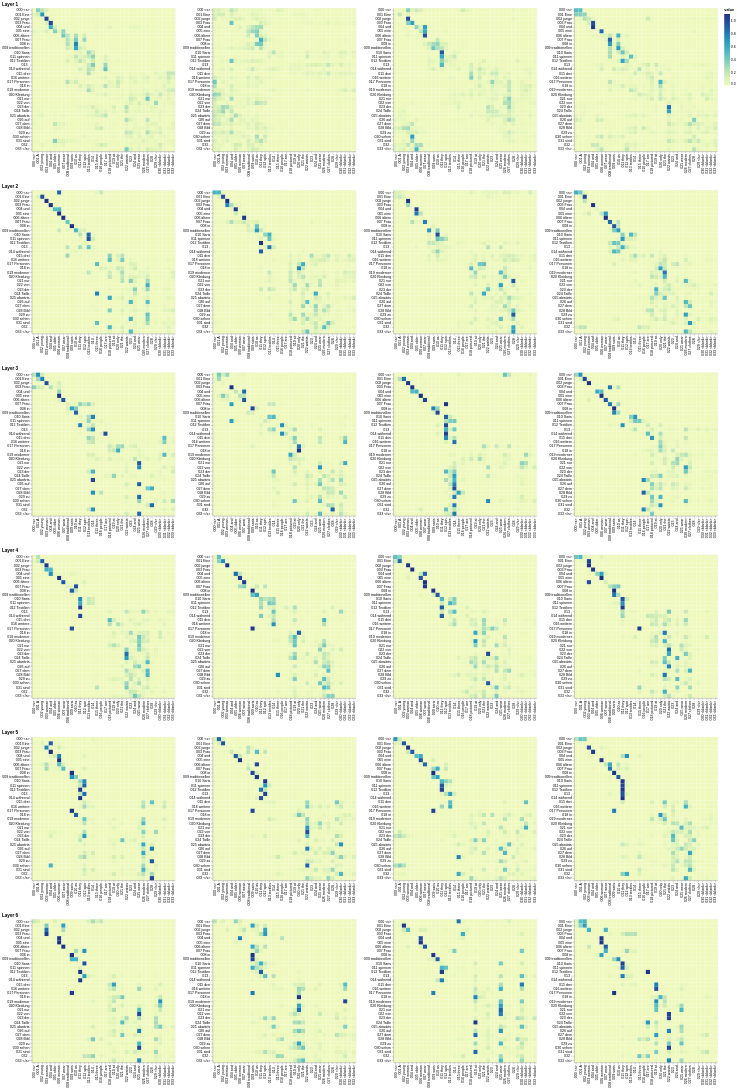

The notebook cell this image was saved under:
### Markdown cell above
## Decoder Src Attention

### Code cell
def viz_decoder_src():
    model, example_data = run_model_example(n_examples=1)
    example = example_data[len(example_data) - 1]

    layer_viz = [
        visualize_layer(
            model,
            layer,
            get_decoder_src,
            max(len(example[1]), len(example[2])),
            example[1],
            example[2],
        )
        for layer in range(6)
    ]
    return alt.hconcat(
        layer_viz[0]
        & layer_viz[1]
        & layer_viz[2]
        & layer_viz[3]
        & layer_viz[4]
        & layer_viz[5]
    )


show_example(viz_decoder_src)

### Figure 1 — Vega-Lite specification as saved in the notebook (floating-point values rounded to 4 significant figures; data arrays with more than 128 entries replaced by an {"elided": "..."} marker saying what was removed)
{"config": {"view": {"continuousWidth": 300, "continuousHeight": 300}}, "hconcat": [{"vconcat": [{"hconcat": [{"data": {"name": "data-0553543c968647ea5c0dde3195806e06"}, "mark": {"type": "rect"}, "encoding": {"color": {"field": "value", "type": "quantitative"}, "tooltip": [{"field": "row", "type": "quantitative"}, {"field": "column", "type": "quantitative"}, {"field": "value", "type": "quantitative"}, {"field": "row_token", "type": "nominal"}, {"field": "col_token", "type": "nominal"}], "x": {"axis": {"title": ""}, "field": "col_token", "type": "nominal"}, "y": {"axis": {"title": ""}, "field": "row_token", "type": "nominal"}}, "height": 400, "name": "view_2f8fca04ff6bc5ed_0", "width": 400}, {"data": {"name": "data-89b4bd676ac0c626eec5d473eb4cc38f"}, "mark": {"type": "rect"}, "encoding": {"color": {"field": "value", "type": "quantitative"}, "tooltip": [{"field": "row", "type": "quantitative"}, {"field": "column", "type": "quantitative"}, {"field": "value", "type": "quantitative"}, {"field": "row_token", "type": "nominal"}, {"field": "col_token", "type": "nominal"}], "x": {"axis": {"title": ""}, "field": "col_token", "type": "nominal"}, "y": {"axis": {"title": ""}, "field": "row_token", "type": "nominal"}}, "height": 400, "name": "view_bfba43e9093fe0fa_1", "width": 400}, {"data": {"name": "data-029df6c5c14a6174cbf25c90b3921a75"}, "mark": {"type": "rect"}, "encoding": {"color": {"field": "value", "type": "quantitative"}, "tooltip": [{"field": "row", "type": "quantitative"}, {"field": "column", "type": "quantitative"}, {"field": "value", "type": "quantitative"}, {"field": "row_token", "type": "nominal"}, {"field": "col_token", "type": "nominal"}], "x": {"axis": {"title": ""}, "field": "col_token", "type": "nominal"}, "y": {"axis": {"title": ""}, "field": "row_token", "type": "nominal"}}, "height": 400, "name": "view_eb7c7c8adfd8d7d0_2", "width": 400}, {"data": {"name": "data-477a41124791d73ad31d137e27e4a20a"}, "mark": {"type": "rect"}, "encoding": {"color": {"field": "value", "type": "quantitative"}, "tooltip": [{"field": "row", "type": "quantitative"}, {"field": "column", "type": "quantitative"}, {"field": "value", "type": "quantitative"}, {"field": "row_token", "type": "nominal"}, {"field": "col_token", "type": "nominal"}], "x": {"axis": {"title": ""}, "field": "col_token", "type": "nominal"}, "y": {"axis": {"title": ""}, "field": "row_token", "type": "nominal"}}, "height": 400, "name": "view_d89d24640ecfe589_3", "width": 400}]}, {"vconcat": [{"hconcat": [{"data": {"name": "data-fe5c2d0a3e9b2a14dc3560cf306b1eb2"}, "mark": {"type": "rect"}, "encoding": {"color": {"field": "value", "type": "quantitative"}, "tooltip": [{"field": "row", "type": "quantitative"}, {"field": "column", "type": "quantitative"}, {"field": "value", "type": "quantitative"}, {"field": "row_token", "type": "nominal"}, {"field": "col_token", "type": "nominal"}], "x": {"axis": {"title": ""}, "field": "col_token", "type": "nominal"}, "y": {"axis": {"title": ""}, "field": "row_token", "type": "nominal"}}, "height": 400, "name": "view_8d3958097dd47acd_0", "width": 400}, {"data": {"name": "data-2e0a9bebcd5de573e3a0c519e742e390"}, "mark": {"type": "rect"}, "encoding": {"color": {"field": "value", "type": "quantitative"}, "tooltip": [{"field": "row", "type": "quantitative"}, {"field": "column", "type": "quantitative"}, {"field": "value", "type": "quantitative"}, {"field": "row_token", "type": "nominal"}, {"field": "col_token", "type": "nominal"}], "x": {"axis": {"title": ""}, "field": "col_token", "type": "nominal"}, "y": {"axis": {"title": ""}, "field": "row_token", "type": "nominal"}}, "height": 400, "name": "view_de3121a1d1931642_1", "width": 400}, {"data": {"name": "data-b4df72ec38e4925070828c764908c8bd"}, "mark": {"type": "rect"}, "encoding": {"color": {"field": "value", "type": "quantitative"}, "tooltip": [{"field": "row", "type": "quantitative"}, {"field": "column", "type": "quantitative"}, {"field": "value", "type": "quantitative"}, {"field": "row_token", "type": "nominal"}, {"field": "col_token", "type": "nominal"}], "x": {"axis": {"title": ""}, "field": "col_token", "type": "nominal"}, "y": {"axis": {"title": ""}, "field": "row_token", "type": "nominal"}}, "height": 400, "name": "view_9913111bef2ca978_2", "width": 400}, {"data": {"name": "data-bf569085da6d6c1ee260f1d84e44b44b"}, "mark": {"type": "rect"}, "encoding": {"color": {"field": "value", "type": "quantitative"}, "tooltip": [{"field": "row", "type": "quantitative"}, {"field": "column", "type": "quantitative"}, {"field": "value", "type": "quantitative"}, {"field": "row_token", "type": "nominal"}, {"field": "col_token", "type": "nominal"}], "x": {"axis": {"title": ""}, "field": "col_token", "type": "nominal"}, "y": {"axis": {"title": ""}, "field": "row_token", "type": "nominal"}}, "height": 400, "name": "view_b25a8fb9b0f6f81d_3", "width": 400}]}], "title": "Layer 2"}, {"vconcat": [{"hconcat": [{"data": {"name": "data-f966d1aa84b2fe7c30d04805756a8d59"}, "mark": {"type": "rect"}, "encoding": {"color": {"field": "value", "type": "quantitative"}, "tooltip": [{"field": "row", "type": "quantitative"}, {"field": "column", "type": "quantitative"}, {"field": "value", "type": "quantitative"}, {"field": "row_token", "type": "nominal"}, {"field": "col_token", "type": "nominal"}], "x": {"axis": {"title": ""}, "field": "col_token", "type": "nominal"}, "y": {"axis": {"title": ""}, "field": "row_token", "type": "nominal"}}, "height": 400, "name": "view_47f6c8c988221fbe_0", "width": 400}, {"data": {"name": "data-c01910fb92851761a32412164ec033e8"}, "mark": {"type": "rect"}, "encoding": {"color": {"field": "value", "type": "quantitative"}, "tooltip": [{"field": "row", "type": "quantitative"}, {"field": "column", "type": "quantitative"}, {"field": "value", "type": "quantitative"}, {"field": "row_token", "type": "nominal"}, {"field": "col_token", "type": "nominal"}], "x": {"axis": {"title": ""}, "field": "col_token", "type": "nominal"}, "y": {"axis": {"title": ""}, "field": "row_token", "type": "nominal"}}, "height": 400, "name": "view_eed36de029d38936_1", "width": 400}, {"data": {"name": "data-6bb0bf4a7ae46444452a02f23076f5d8"}, "mark": {"type": "rect"}, "encoding": {"color": {"field": "value", "type": "quantitative"}, "tooltip": [{"field": "row", "type": "quantitative"}, {"field": "column", "type": "quantitative"}, {"field": "value", "type": "quantitative"}, {"field": "row_token", "type": "nominal"}, {"field": "col_token", "type": "nominal"}], "x": {"axis": {"title": ""}, "field": "col_token", "type": "nominal"}, "y": {"axis": {"title": ""}, "field": "row_token", "type": "nominal"}}, "height": 400, "name": "view_8728dfdb51e66dff_2", "width": 400}, {"data": {"name": "data-690d61a63a3508efed7a2eac0e536ecb"}, "mark": {"type": "rect"}, "encoding": {"color": {"field": "value", "type": "quantitative"}, "tooltip": [{"field": "row", "type": "quantitative"}, {"field": "column", "type": "quantitative"}, {"field": "value", "type": "quantitative"}, {"field": "row_token", "type": "nominal"}, {"field": "col_token", "type": "nominal"}], "x": {"axis": {"title": ""}, "field": "col_token", "type": "nominal"}, "y": {"axis": {"title": ""}, "field": "row_token", "type": "nominal"}}, "height": 400, "name": "view_734ab030dfdd9e45_3", "width": 400}]}], "title": "Layer 3"}, {"vconcat": [{"hconcat": [{"data": {"name": "data-203606ae1ea0801a3c0dfb19539c5de3"}, "mark": {"type": "rect"}, "encoding": {"color": {"field": "value", "type": "quantitative"}, "tooltip": [{"field": "row", "type": "quantitative"}, {"field": "column", "type": "quantitative"}, {"field": "value", "type": "quantitative"}, {"field": "row_token", "type": "nominal"}, {"field": "col_token", "type": "nominal"}], "x": {"axis": {"title": ""}, "field": "col_token", "type": "nominal"}, "y": {"axis": {"title": ""}, "field": "row_token", "type": "nominal"}}, "height": 400, "name": "view_8b4e5883029d1c58_0", "width": 400}, {"data": {"name": "data-da4c5afc221f1b7db4b501eb61c37b14"}, "mark": {"type": "rect"}, "encoding": {"color": {"field": "value", "type": "quantitative"}, "tooltip": [{"field": "row", "type": "quantitative"}, {"field": "column", "type": "quantitative"}, {"field": "value", "type": "quantitative"}, {"field": "row_token", "type": "nominal"}, {"field": "col_token", "type": "nominal"}], "x": {"axis": {"title": ""}, "field": "col_token", "type": "nominal"}, "y": {"axis": {"title": ""}, "field": "row_token", "type": "nominal"}}, "height": 400, "name": "view_5279d87e54528cfc_1", "width": 400}, {"data": {"name": "data-12ed15a6d516d7c3d131a750d7a4caba"}, "mark": {"type": "rect"}, "encoding": {"color": {"field": "value", "type": "quantitative"}, "tooltip": [{"field": "row", "type": "quantitative"}, {"field": "column", "type": "quantitative"}, {"field": "value", "type": "quantitative"}, {"field": "row_token", "type": "nominal"}, {"field": "col_token", "type": "nominal"}], "x": {"axis": {"title": ""}, "field": "col_token", "type": "nominal"}, "y": {"axis": {"title": ""}, "field": "row_token", "type": "nominal"}}, "height": 400, "name": "view_fc473e0ce6e17c08_2", "width": 400}, {"data": {"name": "data-20546488275b9d20e6fd17d252ebdfb9"}, "mark": {"type": "rect"}, "encoding": {"color": {"field": "value", "type": "quantitative"}, "tooltip": [{"field": "row", "type": "quantitative"}, {"field": "column", "type": "quantitative"}, {"field": "value", "type": "quantitative"}, {"field": "row_token", "type": "nominal"}, {"field": "col_token", "type": "nominal"}], "x": {"axis": {"title": ""}, "field": "col_token", "type": "nominal"}, "y": {"axis": {"title": ""}, "field": "row_token", "type": "nominal"}}, "height": 400, "name": "view_1728f6917b96976a_3", "width": 400}]}], "title": "Layer 4"}, {"vconcat": [{"hconcat": [{"data": {"name": "data-22b10415640c954002b52cb18a7220ec"}, "mark": {"type": "rect"}, "encoding": {"color": {"field": "value", "type": "quantitative"}, "tooltip": [{"field": "row", "type": "quantitative"}, {"field": "column", "type": "quantitative"}, {"field": "value", "type": "quantitative"}, {"field": "row_token", "type": "nominal"}, {"field": "col_token", "type": "nominal"}], "x": {"axis": {"title": ""}, "field": "col_token", "type": "nominal"}, "y": {"axis": {"title": ""}, "field": "row_token", "type": "nominal"}}, "height": 400, "name": "view_b3071e055e569788_0", "width": 400}, {"data": {"name": "data-786acd6a73a0c359edddad0ef4281956"}, "mark": {"type": "rect"}, "encoding": {"color": {"field": "value", "type": "quantitative"}, "tooltip": [{"field": "row", "type": "quantitative"}, {"field": "column", "type": "quantitative"}, {"field": "value", "type": "quantitative"}, {"field": "row_token", "type": "nominal"}, {"field": "col_token", "type": "nominal"}], "x": {"axis": {"title": ""}, "field": "col_token", "type": "nominal"}, "y": {"axis": {"title": ""}, "field": "row_token", "type": "nominal"}}, "height": 400, "name": "view_eb019ccbec39b866_1", "width": 400}, {"data": {"name": "data-41c05c69d84d9d1abf100000c31ba645"}, "mark": {"type": "rect"}, "encoding": {"color": {"field": "value", "type": "quantitative"}, "tooltip": [{"field": "row", "type": "quantitative"}, {"field": "column", "type": "quantitative"}, {"field": "value", "type": "quantitative"}, {"field": "row_token", "type": "nominal"}, {"field": "col_token", "type": "nominal"}], "x": {"axis": {"title": ""}, "field": "col_token", "type": "nominal"}, "y": {"axis": {"title": ""}, "field": "row_token", "type": "nominal"}}, "height": 400, "name": "view_79ce6fc2e0475a63_2", "width": 400}, {"data": {"name": "data-62421a8b0d25a64582faff693e965348"}, "mark": {"type": "rect"}, "encoding": {"color": {"field": "value", "type": "quantitative"}, "tooltip": [{"field": "row", "type": "quantitative"}, {"field": "column", "type": "quantitative"}, {"field": "value", "type": "quantitative"}, {"field": "row_token", "type": "nominal"}, {"field": "col_token", "type": "nominal"}], "x": {"axis": {"title": ""}, "field": "col_token", "type": "nominal"}, "y": {"axis": {"title": ""}, "field": "row_token", "type": "nominal"}}, "height": 400, "name": "view_6eee419de3695641_3", "width": 400}]}], "title": "Layer 5"}, {"vconcat": [{"hconcat": [{"data": {"name": "data-1bdfe65a712eb27382bf34a76a74ddeb"}, "mark": {"type": "rect"}, "encoding": {"color": {"field": "value", "type": "quantitative"}, "tooltip": [{"field": "row", "type": "quantitative"}, {"field": "column", "type": "quantitative"}, {"field": "value", "type": "quantitative"}, {"field": "row_token", "type": "nominal"}, {"field": "col_token", "type": "nominal"}], "x": {"axis": {"title": ""}, "field": "col_token", "type": "nominal"}, "y": {"axis": {"title": ""}, "field": "row_token", "type": "nominal"}}, "height": 400, "name": "view_ea9b75b42ac99566_0", "width": 400}, {"data": {"name": "data-e06fd0e0cbe05d354675612d8ad103d2"}, "mark": {"type": "rect"}, "encoding": {"color": {"field": "value", "type": "quantitative"}, "tooltip": [{"field": "row", "type": "quantitative"}, {"field": "column", "type": "quantitative"}, {"field": "value", "type": "quantitative"}, {"field": "row_token", "type": "nominal"}, {"field": "col_token", "type": "nominal"}], "x": {"axis": {"title": ""}, "field": "col_token", "type": "nominal"}, "y": {"axis": {"title": ""}, "field": "row_token", "type": "nominal"}}, "height": 400, "name": "view_e7b3fb3e6d4f9b5e_1", "width": 400}, {"data": {"name": "data-6e246415453c9ecc4bbb46e920f36cf7"}, "mark": {"type": "rect"}, "encoding": {"color": {"field": "value", "type": "quantitative"}, "tooltip": [{"field": "row", "type": "quantitative"}, {"field": "column", "type": "quantitative"}, {"field": "value", "type": "quantitative"}, {"field": "row_token", "type": "nominal"}, {"field": "col_token", "type": "nominal"}], "x": {"axis": {"title": ""}, "field": "col_token", "type": "nominal"}, "y": {"axis": {"title": ""}, "field": "row_token", "type": "nominal"}}, "height": 400, "name": "view_7fd4f80e6bf9a135_2", "width": 400}, {"data": {"name": "data-decb812a3bd267258ffbca9142fcb3ea"}, "mark": {"type": "rect"}, "encoding": {"color": {"field": "value", "type": "quantitative"}, "tooltip": [{"field": "row", "type": "quantitative"}, {"field": "column", "type": "quantitative"}, {"field": "value", "type": "quantitative"}, {"field": "row_token", "type": "nominal"}, {"field": "col_token", "type": "nominal"}], "x": {"axis": {"title": ""}, "field": "col_token", "type": "nominal"}, "y": {"axis": {"title": ""}, "field": "row_token", "type": "nominal"}}, "height": 400, "name": "view_bae7d5e68092ba52_3", "width": 400}]}], "title": "Layer 6"}], "title": "Layer 1"}], "params": [{"name": "param_1e9efca18e7a2868", "select": {"type": "interval", "encodings": ["x", "y"]}, "bind": "scales", "views": ["view_2f8fca04ff6bc5ed_0", "view_bfba43e9093fe0fa_1", "view_eb7c7c8adfd8d7d0_2", "view_d89d24640ecfe589_3", "view_8d3958097dd47acd_0", "view_de3121a1d1931642_1", "view_9913111bef2ca978_2", "view_b25a8fb9b0f6f81d_3", "view_47f6c8c988221fbe_0", "view_eed36de029d38936_1", "view_8728dfdb51e66dff_2", "view_734ab030dfdd9e45_3", "view_8b4e5883029d1c58_0", "view_5279d87e54528cfc_1", "view_fc473e0ce6e17c08_2", "view_1728f6917b96976a_3", "view_b3071e055e569788_0", "view_eb019ccbec39b866_1", "view_79ce6fc2e0475a63_2", "view_6eee419de3695641_3", "view_ea9b75b42ac99566_0", "view_e7b3fb3e6d4f9b5e_1", "view_7fd4f80e6bf9a135_2", "view_bae7d5e68092ba52_3"]}], "$schema": "https://vega.github.io/schema/vega-lite/v6.1.0.json", "datasets": {"data-0553543c968647ea5c0dde3195806e06": {"elided": "1156 records"}, "data-89b4bd676ac0c626eec5d473eb4cc38f": {"elided": "1156 records"}, "data-029df6c5c14a6174cbf25c90b3921a75": {"elided": "1156 records"}, "data-477a41124791d73ad31d137e27e4a20a": {"elided": "1156 records"}, "data-fe5c2d0a3e9b2a14dc3560cf306b1eb2": {"elided": "1156 records"}, "data-2e0a9bebcd5de573e3a0c519e742e390": {"elided": "1156 records"}, "data-b4df72ec38e4925070828c764908c8bd": {"elided": "1156 records"}, "data-bf569085da6d6c1ee260f1d84e44b44b": {"elided": "1156 records"}, "data-f966d1aa84b2fe7c30d04805756a8d59": {"elided": "1156 records"}, "data-c01910fb92851761a32412164ec033e8": {"elided": "1156 records"}, "data-6bb0bf4a7ae46444452a02f23076f5d8": {"elided": "1156 records"}, "data-690d61a63a3508efed7a2eac0e536ecb": {"elided": "1156 records"}, "data-203606ae1ea0801a3c0dfb19539c5de3": {"elided": "1156 records"}, "data-da4c5afc221f1b7db4b501eb61c37b14": {"elided": "1156 records"}, "data-12ed15a6d516d7c3d131a750d7a4caba": {"elided": "1156 records"}, "data-20546488275b9d20e6fd17d252ebdfb9": {"elided": "1156 records"}, "data-22b10415640c954002b52cb18a7220ec": {"elided": "1156 records"}, "data-786acd6a73a0c359edddad0ef4281956": {"elided": "1156 records"}, "data-41c05c69d84d9d1abf100000c31ba645": {"elided": "1156 records"}, "data-62421a8b0d25a64582faff693e965348": {"elided": "1156 records"}, "data-1bdfe65a712eb27382bf34a76a74ddeb": {"elided": "1156 records"}, "data-e06fd0e0cbe05d354675612d8ad103d2": {"elided": "1156 records"}, "data-6e246415453c9ecc4bbb46e920f36cf7": {"elided": "1156 records"}, "data-decb812a3bd267258ffbca9142fcb3ea": {"elided": "1156 records"}}}
